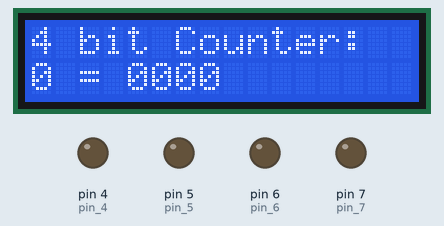
Recording of a sketch running on a simulated Arduino Uno, built with avr-gcc and run on an emulated ATmega328P. Parts: 16×2 character LCD, output pins drawn as LEDs (lit = HIGH).

Above: at 0.1 s.
At 2.2 s:
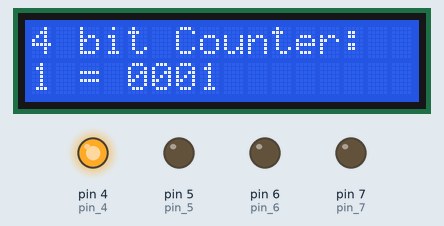
At 8.2 s:
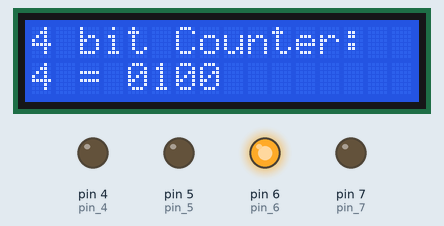
At 18.4 s:
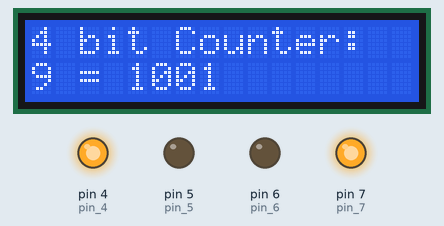
At 26.5 s:
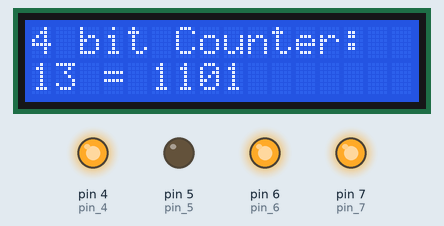
At 36.6 s:
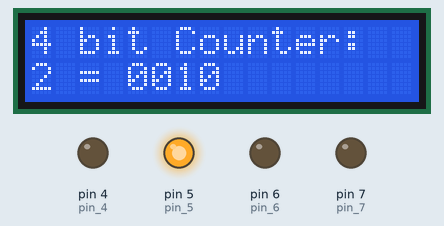
Timing chart, 0 to 40.0 s (numbered marks = the images above):
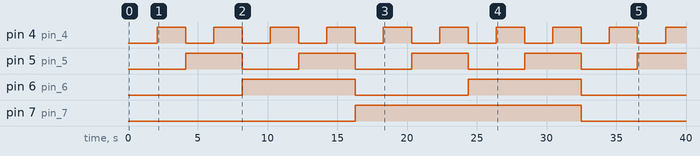

The sketch:

Project_4_4_bit_binary_counter.ino
```cpp
#include <Wire.h>
#include <LiquidCrystal_I2C.h>

LiquidCrystal_I2C lcd(0x27, 16, 2); // Use 0x3F if 0x27 doesn't work

int pin_7 = 7;
int pin_6 = 6;
int pin_5 = 5;
int pin_4 = 4;

int del = 2000;

void setup()
{
  lcd.init();      // Initialize LCD
  lcd.backlight(); // Turn on backlight
  lcd.clear();     // Clear any initial garbage

  // Print the header on the first line, which will remain constant.
  lcd.setCursor(0, 0);
  lcd.print("4 bit Counter:");

  pinMode(pin_4, OUTPUT);
  pinMode(pin_5, OUTPUT);
  pinMode(pin_6, OUTPUT);
  pinMode(pin_7, OUTPUT);
}

// Clears only the second row of the LCD (16 characters).
void clearSecondLine()
{
  lcd.setCursor(0, 1);
  lcd.print("                "); // 16 spaces to clear the row
}

void loop()
{
  // 0 = 0000
  lcd.setCursor(0, 1);
  lcd.print("0 = 0000");
  digitalWrite(pin_7, LOW);
  digitalWrite(pin_6, LOW);
  digitalWrite(pin_5, LOW);
  digitalWrite(pin_4, LOW);
  delay(del);
  clearSecondLine();

  // 1 = 0001
  lcd.setCursor(0, 1);
  lcd.print("1 = 0001");
  digitalWrite(pin_7, LOW);
  digitalWrite(pin_6, LOW);
  digitalWrite(pin_5, LOW);
  digitalWrite(pin_4, HIGH);
  delay(del);
  clearSecondLine();

  // 2 = 0010
  lcd.setCursor(0, 1);
  lcd.print("2 = 0010");
  digitalWrite(pin_7, LOW);
  digitalWrite(pin_6, LOW);
  digitalWrite(pin_5, HIGH);
  digitalWrite(pin_4, LOW);
  delay(del);
  clearSecondLine();

  // 3 = 0011
  lcd.setCursor(0, 1);
  lcd.print("3 = 0011");
  digitalWrite(pin_7, LOW);
  digitalWrite(pin_6, LOW);
  digitalWrite(pin_5, HIGH);
  digitalWrite(pin_4, HIGH);
  delay(del);
  clearSecondLine();

  // 4 = 0100
  lcd.setCursor(0, 1);
  lcd.print("4 = 0100");
  digitalWrite(pin_7, LOW);
  digitalWrite(pin_6, HIGH);
  digitalWrite(pin_5, LOW);
  digitalWrite(pin_4, LOW);
  delay(del);
  clearSecondLine();

  // 5 = 0101
  lcd.setCursor(0, 1);
  lcd.print("5 = 0101");
  digitalWrite(pin_7, LOW);
  digitalWrite(pin_6, HIGH);
  digitalWrite(pin_5, LOW);
  digitalWrite(pin_4, HIGH);
  delay(del);
  clearSecondLine();

  // 6 = 0110
  lcd.setCursor(0, 1);
  lcd.print("6 = 0110");
  digitalWrite(pin_7, LOW);
  digitalWrite(pin_6, HIGH);
  digitalWrite(pin_5, HIGH);
  digitalWrite(pin_4, LOW);
  delay(del);
  clearSecondLine();

  // 7 = 0111
  lcd.setCursor(0, 1);
  lcd.print("7 = 0111");
  digitalWrite(pin_7, LOW);
  digitalWrite(pin_6, HIGH);
  digitalWrite(pin_5, HIGH);
  digitalWrite(pin_4, HIGH);
  delay(del);
  clearSecondLine();

  // 8 = 1000
  lcd.setCursor(0, 1);
  lcd.print("8 = 1000");
  digitalWrite(pin_7, HIGH);
  digitalWrite(pin_6, LOW);
  digitalWrite(pin_5, LOW);
  digitalWrite(pin_4, LOW);
  delay(del);
  clearSecondLine();

  // 9 = 1001
  lcd.setCursor(0, 1);
  lcd.print("9 = 1001");
  digitalWrite(pin_7, HIGH);
  digitalWrite(pin_6, LOW);
  digitalWrite(pin_5, LOW);
  digitalWrite(pin_4, HIGH);
  delay(del);
  clearSecondLine();

  // 10 = 1010
  lcd.setCursor(0, 1);
  lcd.print("10 = 1010");
  digitalWrite(pin_7, HIGH);
  digitalWrite(pin_6, LOW);
  digitalWrite(pin_5, HIGH);
  digitalWrite(pin_4, LOW);
  delay(del);
  clearSecondLine();

  // 11 = 1011
  lcd.setCursor(0, 1);
  lcd.print("11 = 1011");
  digitalWrite(pin_7, HIGH);
  digitalWrite(pin_6, LOW);
  digitalWrite(pin_5, HIGH);
  digitalWrite(pin_4, HIGH);
  delay(del);
  clearSecondLine();

  // 12 = 1100
  lcd.setCursor(0, 1);
  lcd.print("12 = 1100");
  digitalWrite(pin_7, HIGH);
  digitalWrite(pin_6, HIGH);
  digitalWrite(pin_5, LOW);
  digitalWrite(pin_4, LOW);
  delay(del);
  clearSecondLine();

  // 13 = 1101
  lcd.setCursor(0, 1);
  lcd.print("13 = 1101");
  digitalWrite(pin_7, HIGH);
  digitalWrite(pin_6, HIGH);
  digitalWrite(pin_5, LOW);
  digitalWrite(pin_4, HIGH);
  delay(del);
  clearSecondLine();

  // 14 = 1110
  lcd.setCursor(0, 1);
  lcd.print("14 = 1110");
  digitalWrite(pin_7, HIGH);
  digitalWrite(pin_6, HIGH);
  digitalWrite(pin_5, HIGH);
  digitalWrite(pin_4, LOW);
  delay(del);
  clearSecondLine();


  // 15 = 1111
  lcd.setCursor(0, 1);
  lcd.print("15 = 1111");
  digitalWrite(pin_7, HIGH);
  digitalWrite(pin_6, HIGH);
  digitalWrite(pin_5, HIGH);
  digitalWrite(pin_4, HIGH);
  delay(del);
  clearSecondLine();
}
```

Measured:
- by itself, pin 4 (pin_4): alternates HIGH for 2.0 s and LOW for 2.0 s
- by itself, pin 5 (pin_5): alternates HIGH for 4.0 s and LOW for 4.0 s
- by itself, pin 6 (pin_6): alternates HIGH for 8.1 s and LOW for 8.1 s
- by itself, pin 7 (pin_7): LOW → HIGH at 16.3 s, → LOW 16.2 s later
- what the display in image 1 shows lasts 2.0 s, from 2.1 s to 4.1 s
